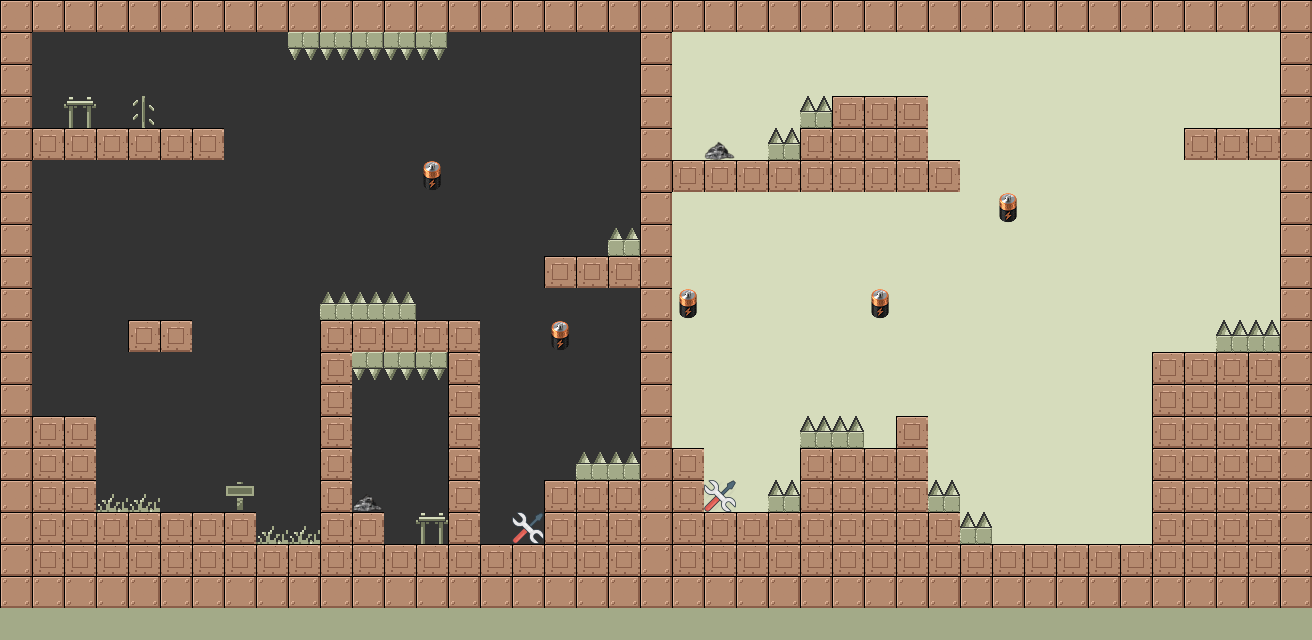

A 2D game scene composited from a Tiled map and its tileset images. What follows is a short description and the map's XML, with each tile layer's data collapsed to a summary:
An orthogonal 41x20 tile map with 32x32 px tiles, 7 tile layers (background, walls, collect, meta, ...), 6 tilesets and 6 objects (Teleport-in, Teleport-out, SpawnPoint2, SpawnPoint1, panel2, ...).

<map version="1.0" orientation="orthogonal" renderorder="right-down" width="41" height="20" tilewidth="32" tileheight="32" nextobjectid="21">
 <tileset firstgid="1" name="Battery" tilewidth="32" tileheight="32" tilecount="1" columns="1">
  <image source="Battery.png" width="32" height="32" />
 </tileset>
 <tileset firstgid="2" name="control_panel" tilewidth="32" tileheight="32" tilecount="1" columns="1">
  <image source="control_panel.png" width="32" height="32" />
 </tileset>
 <tileset firstgid="3" name="meta_tiles" tilewidth="32" tileheight="32" tilecount="2" columns="2">
  <image source="meta_tiles.png" width="67" height="34" />
 </tileset>
 <tileset firstgid="5" name="tile_setGameBoyStyle" tilewidth="32" tileheight="32" tilecount="72" columns="6">
  <image source="tile_setGameBoyStyle.png" width="192" height="384" />
 </tileset>
 <tileset firstgid="77" name="tools-32" tilewidth="32" tileheight="32" tilecount="1" columns="1">
  <image source="tools-32.png" width="32" height="32" />
 </tileset>
 <tileset firstgid="78" name="imgonline-com-ua-Resize-1L92OqfV0L" tilewidth="31" tileheight="19" tilecount="1" columns="1">
  <image source="imgonline-com-ua-Resize-1L92OqfV0L.png" width="32" height="19" />
 </tileset>
 <layer name="background" width="41" height="20">
  <data>[820 cells, 820 non-empty, 3 distinct tile ids]</data>
 </layer>
 <layer name="walls" width="41" height="20">
  <data>[820 cells, 285 non-empty, 4 distinct tile ids]</data>
 </layer>
 <objectgroup name="objects">
  <object id="3" name="Teleport-in" x="59" y="62.25" width="42.5" height="65" />
  <object id="4" name="Teleport-out" x="410.75" y="489" width="42.5" height="52.5" />
  <object id="15" name="SpawnPoint2" x="1202" y="38" width="72" height="60" />
  <object id="18" name="SpawnPoint1" x="76" y="320" width="52" height="60" />
  <object id="19" name="panel2" x="713" y="135" />
  <object id="20" name="panel1" x="369" y="487" />
 </objectgroup>
 <layer name="collect" width="41" height="20">
  <data>[820 cells, 2 non-empty, 1 distinct tile ids]</data>
 </layer>
 <layer name="meta" width="41" height="20">
  <data>[820 cells, 282 non-empty, 1 distinct tile ids]</data>
 </layer>
 <layer name="energy" width="41" height="20">
  <data>[820 cells, 5 non-empty, 1 distinct tile ids]</data>
 </layer>
 <layer name="fix" width="41" height="20">
  <data>[820 cells, 2 non-empty, 1 distinct tile ids]</data>
 </layer>
 <layer name="warnings" width="41" height="20">
  <data>[820 cells, 28 non-empty, 5 distinct tile ids]</data>
 </layer>
</map>
